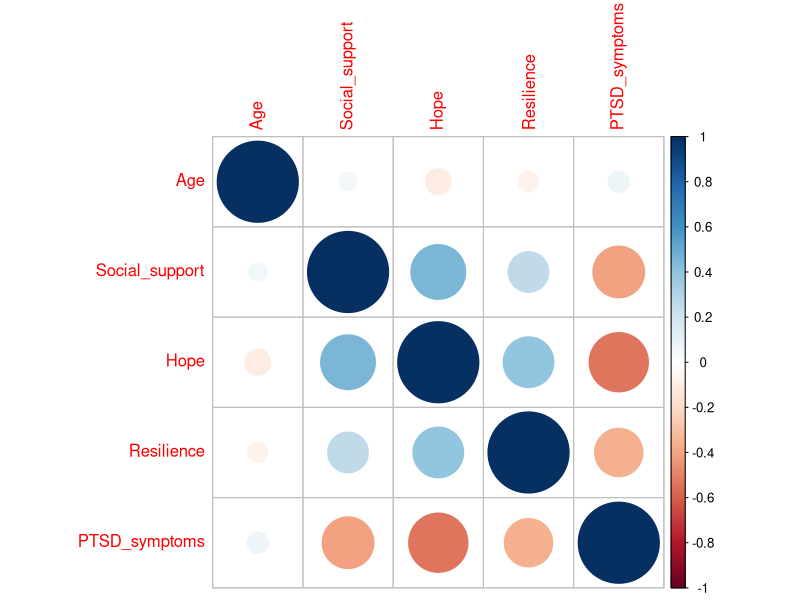
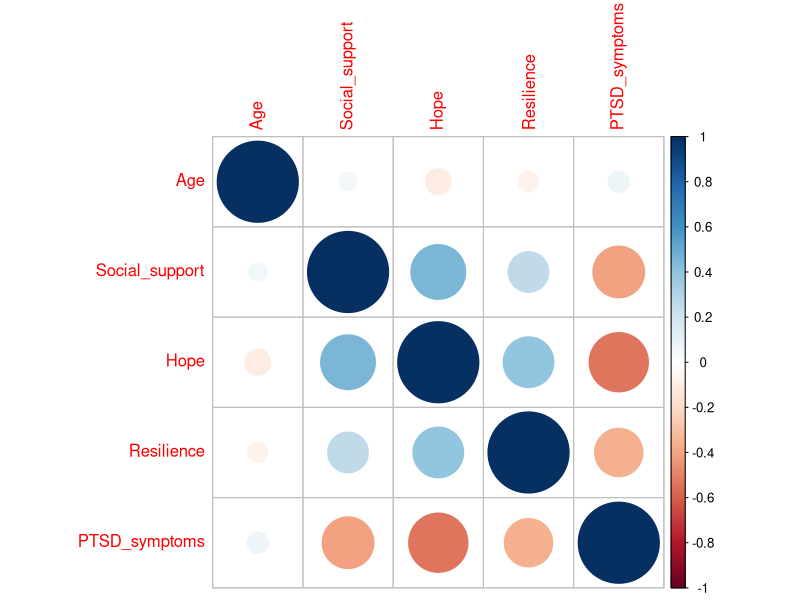
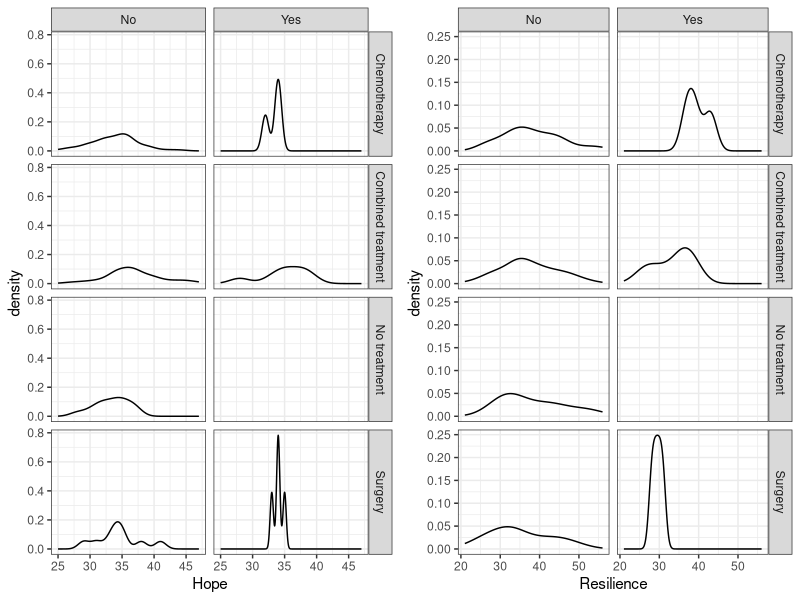
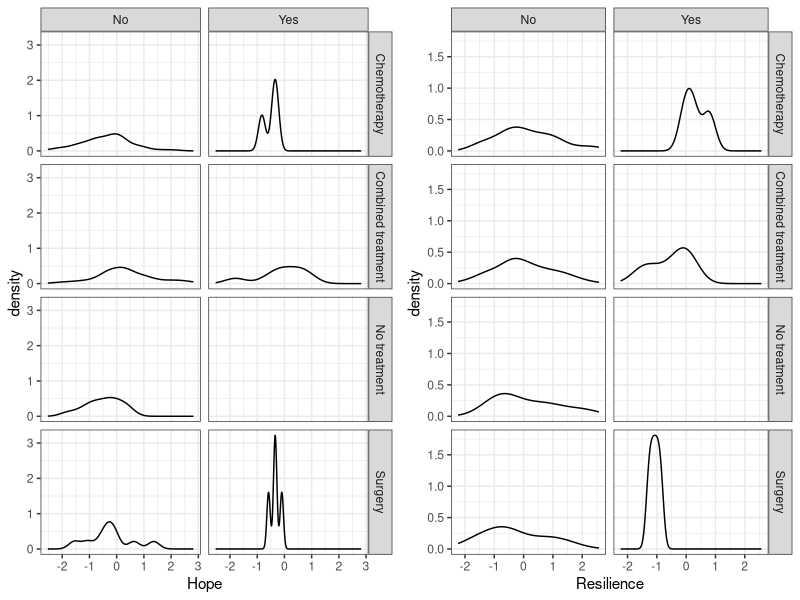
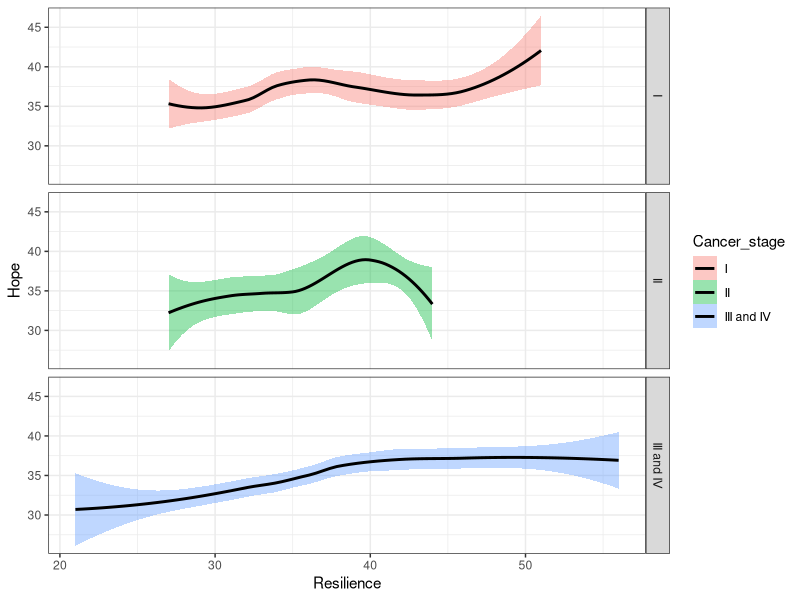
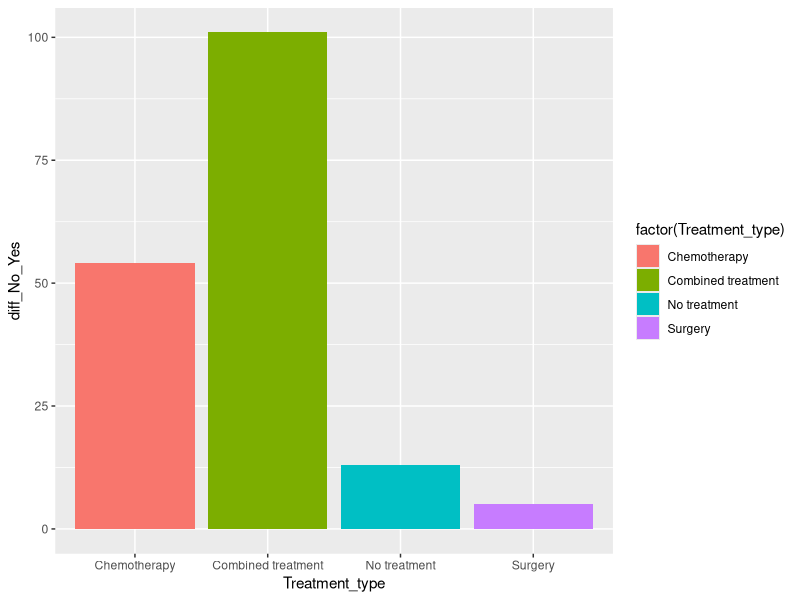
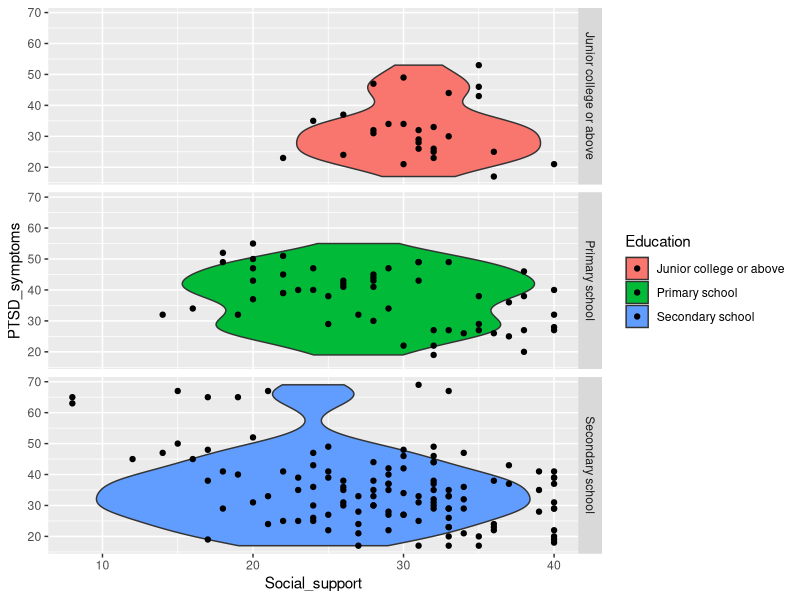
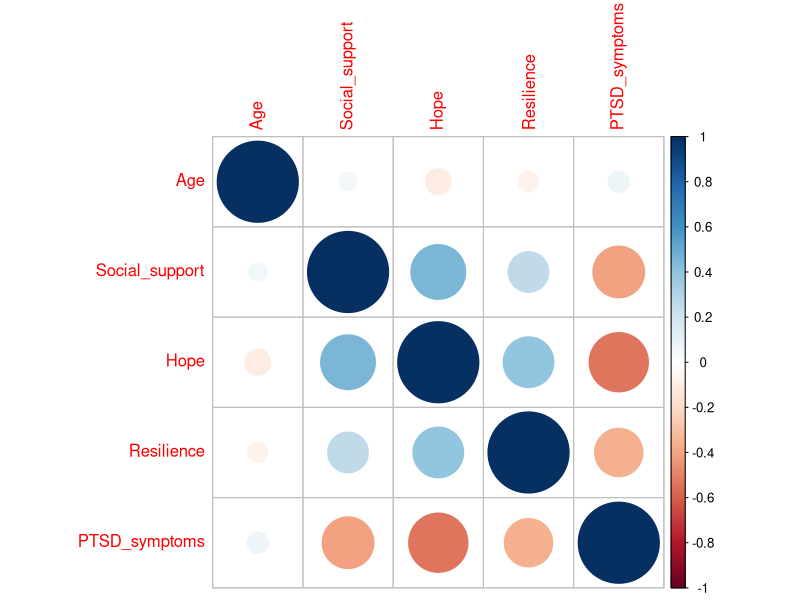

The R script that drew these images, in order: (Note: this script raises an error after producing the figures.)
## ---- chunk 1
library(readxl)
library(psych)
library(car)
library(ggplot2)
library(dplyr)
library(gridExtra)
library(cowplot)
library(Hmisc)
library(multcomp)
library(corrplot)
## ---- chunk 2
data <- read_excel('Data/PTSR.xlsx')
colnames(data) = gsub(" ", "_", colnames(data))

data <- na.omit(data)
## ---- chunk 3
str(data)

num_data <- data[sapply(data, is.numeric)]
data_PTSR.cor <- cor(num_data, method = c("pearson"))
data_PTSR.cor
corrplot(data_PTSR.cor)
## ---- chunk 4
str(data)

num_data <- data[sapply(data, is.numeric)]
data_PTSR.cor = cor(num_data, method = c("pearson"))
data_PTSR.cor
corrplot(data_PTSR.cor)
## ---- chunk 5
p_Hope <- ggplot(data, aes(Hope)) +
  geom_density() +
  facet_grid(Treatment_type~Metastasis) +
  theme_bw()

p_Resilience <- ggplot(data, aes(Resilience)) +
  geom_density() +
  facet_grid(Treatment_type~Metastasis) +
  theme_bw()

plot_grid(p_Hope, p_Resilience)
## ---- chunk 6
#Разбиваем датасет на количесвенные и каочесвенные предикторы
data_nums <- data[grep("Social_support", colnames(data)) : 
                    grep("PTSD_symptoms", colnames(data))] %>% mutate(data[grep("Age", colnames(data))])

data_char <- data[grep("Marital_status", colnames(data)) : 
                    grep("Metastasis", colnames(data))] %>% mutate(data[grep("Marital_status_Education", colnames(data))])

#Нормализация min/max
normilize_1 <- function(x) {
  return(x - min(x)) / (max(x) - min(x))
}

#Нормализация методом Z-оценок 
normilize_2 <- function(x) {
  return((x - mean(x)) / sd(x))
}

#Нормализацуем
data_nums <- data_nums %>% summarise(across(everything(), normilize_1))
data_nums <- data_nums %>% summarise(across(everything(), normilize_2))

data_normalize <- data
#Заменяем значения в оригинальном датасете
data_normalize[,1] <- data_nums[,5] 
data_normalize[,8:11] <- data_nums[,1:4]

p_Hope_normalize <- ggplot(data_normalize, aes(Hope)) +
  geom_density() +
  facet_grid(Treatment_type~Metastasis) +
  theme_bw()

p_Resilience_normalize <- ggplot(data_normalize, aes(Resilience)) +
  geom_density() +
  facet_grid(Treatment_type~Metastasis) +
  theme_bw()

plot_grid(p_Hope_normalize, p_Resilience_normalize)
## ---- chunk 7
p_Hope_Resilience_Cancer_stage <- ggplot(data, aes(Resilience, Hope, fill = Cancer_stage)) +
  geom_smooth(color = "black") +
  facet_grid(Cancer_stage~.) + 
  theme_bw()
p_Hope_Resilience_Cancer_stage 
## ---- chunk 8
#Создадим новый dataframe, где опредилим такой показатель как 
#разность между количесвом имеющихся метастаз и их отсуствия в методе
data_group_treatment <- data %>% group_by(Treatment_type) %>% summarise(
  count_No_metastasis = sum(Metastasis == "No"),  count_Yes_metastasis = sum(Metastasis == "Yes"), 
  diff_No_Yes = sum(Metastasis == "No") - sum(Metastasis == "Yes")) 

#Для отображения эффективности методов лечения построим график
p_Treatment_diff_No_Yes_metastasis <- 
  ggplot(data = data_group_treatment, 
         aes(y = diff_No_Yes, x = Treatment_type, fill =  factor(Treatment_type))) + 
  geom_bar(stat = "identity")

p_Treatment_diff_No_Yes_metastasis
## ---- chunk 9
p_Social_support_PTSD_symptoms <- 
  ggplot(data = data, aes(Social_support, PTSD_symptoms, fill = Education)) + 
  geom_violin() + 
  geom_point() + 
  facet_grid(Education~.)
p_Social_support_PTSD_symptoms 
#Блинны-ны-ны ны-ны-ны
## ---- chunk 10
corrplot(data_PTSR.cor) 
## ---- chunk 11
model <- lm(PTSD_symptoms ~ Social_support:Hope + Resilience:Hope + Age, data = data_nums)
summary(model)
## ---- chunk 12
model_diag_original <- data.frame(fortify(model), data_nums) 
gg_resid_original <- ggplot(data = model_diag_original, aes(x = .fitted, y = .stdresid)) + 
  geom_point() + 
  geom_hline(yintercept = 0) +
  geom_smooth(method = "lm") +
  geom_hline(yintercept = 2, color = "red") +
  geom_hline(yintercept = -2, color = "red")  

gg_resid_original
## ---- chunk 13
res_1_original <- gg_resid_original + aes(x = Hope)
res_2_original <- gg_resid_original + aes(x = Resilience)
res_3_original <- gg_resid_original + aes(x = Social_support)
res_4_original <- gg_resid_original + aes(x = Age)

grid.arrange(res_1_original, res_2_original, res_3_original, res_4_original, nrow = 2)
## ---- chunk 14
model_1 <- lm(PTSD_symptoms ~ Social_support*Hope*Resilience + Age, data = data_nums)
summary(model_1) 
## ---- chunk 15
model_2 <- lm(PTSD_symptoms ~ Social_support*Hope + Resilience + Age, data = data_nums)
summary(model_2)
## ---- chunk 16
model_diag_model_2 <- data.frame(fortify(model_2), data_nums) 
gg_resid_model_2 <- ggplot(data = model_diag_model_2, aes(x = .fitted, y = .stdresid)) + 
  geom_point() + 
  geom_hline(yintercept = 0) +
  geom_smooth(method = "lm") +
  geom_hline(yintercept = 2, color = "red") +
  geom_hline(yintercept = -2, color = "red")  

gg_resid_model_2
## ---- chunk 17
data_nums_without_emissions <- data_nums %>% mutate(.stdresid = model_diag_model_2$.stdresid) %>% 
  filter(.stdresid < 1.999 & .stdresid > -1.999)

#Перестроим модель по той же схеме:
model_2_we <- lm(PTSD_symptoms ~ Social_support*Hope + Resilience + Age, data = data_nums_without_emissions)

#Постром график остатков снова
model_diag_model_2_without_emissions <- data.frame(fortify(model_2_we), data_nums_without_emissions)

model_diag_model_2_without_emissions <- data.frame(fortify(model_2_we), data_nums_without_emissions) 
gg_resid_model_2_without_emissions <- ggplot(data = model_diag_model_2_without_emissions, aes(x = .fitted, y = .stdresid)) + 
  geom_point() + 
  geom_hline(yintercept = 0) +
  geom_smooth(method = "lm") +
  geom_hline(yintercept = 2, color = "red") +
  geom_hline(yintercept = -2, color = "red") 

gg_resid_model_2_without_emissions
## ---- chunk 18
res_1_model_2 <- gg_resid_model_2_without_emissions + aes(x = Hope)
res_2_model_2 <- gg_resid_model_2_without_emissions + aes(x = Resilience)
res_3_model_2 <- gg_resid_model_2_without_emissions + aes(x = Social_support)
res_4_model_2 <- gg_resid_model_2_without_emissions + aes(x = Age)

grid.arrange(res_1_model_2, res_2_model_2, res_3_model_2, res_4_model_2, nrow = 2)
## ---- chunk 19
vif(model) #Неких значений болше 2 невыявлено. Ничего не удаляем. 

drop1(model_2_we, test = "F")

summary(model) #Еще теперь будем проверять значение p-value, чтобы не привести к его ухудшению (увеличению). 
## ---- chunk 20
model_3 <- update(model_2_we, .~. - Age)
drop1(model_3, test = "F")

summary(model_3)
## ---- chunk 21
model_4 <- update(model_3, .~. - Resilience)
drop1(model_4, test = "F")

summary(model_4)
## ---- chunk 22
model_diag_model_4 <- data.frame(fortify(model_4), data_nums_without_emissions) 
#График остатков
gg_resid_model_4 <- ggplot(data = model_diag_model_4, aes(x = .fitted, y = .stdresid)) + 
  geom_point() + 
  geom_hline(yintercept = 0) +
  geom_smooth(method = "lm") +
  geom_hline(yintercept = 2, color = "red") +
  geom_hline(yintercept = -2, color = "red")

gg_resid_model_4

#Анализа главных компонентов
res_1_model_4 <- gg_resid_model_4 + aes(x = Hope)
res_2_model_4 <- gg_resid_model_4 + aes(x = Social_support)
res_3_model_4 <- gg_resid_model_4 + aes(x = Resilience)
grid.arrange(res_1_model_4, res_2_model_4, res_3_model_4, nrow = 2)

qqPlot(model_diag_model_4$.stdresid)
## ---- chunk 23
predictions_data <- data.frame(
  Hope = seq(min(data$Hope), max(data$Hope), length.out = 100),
  Social_support = mean(data$Social_support))

predictions <- predict(model_4, newdata = predictions_data,  interval = 'confidence')
predictions_data <- data.frame(predictions_data, predictions)

Pl_predict <- ggplot(predictions_data, aes(x = Hope, y = fit)) +
  geom_ribbon(alpha = 0.2, aes(ymin = lwr, ymax = upr)) +
  geom_line()
Pl_predict 
## ---- chunk 24
predictions_data_test <- data.frame(
  Hope = data_nums_without_emissions$Hope,
  Social_support = data_nums_without_emissions$Social_support,
  PTSD_symptoms = data_nums_without_emissions$PTSD_symptoms)

predictions_test <- predict(model_4, newdata = predictions_data_test,  interval = 'confidence')
predictions_data_test <- data.frame(predictions_data_test, predictions_test)
View(predictions_data_test)
## ---- chunk 25
data$Cancer_stage <- factor(data$Cancer_stage)
model_disp <- lm(data = data, PTSD_symptoms ~ Cancer_stage)
summary(model_disp)
## ---- chunk 26
ggplot(data, aes(Cancer_stage, PTSD_symptoms, color = Cancer_stage)) + 
  stat_summary(fun.data = "mean_cl_normal") 
## ---- chunk 27
model_disp_anova <- Anova(model_disp)
model_disp_anova
## ---- chunk 28
model_disp_diag <- fortify(model_disp)
p_kuke <- ggplot(model_disp_diag, aes(x = 1:nrow(model_disp_diag), y = .cooksd)) + 
  geom_bar(stat = "identity") + 
  ggtitle("График расстояний Кука")
p_kuke 
## ---- chunk 29
p_remains <- ggplot(model_disp_diag, aes(x = Cancer_stage, y = .stdresid)) + 
  geom_boxplot() +
  geom_hline(yintercept = 0) +
  ggtitle("График остатков")
p_remains
## ---- chunk 30
qqPlot(model_disp, id = FALSE) #На концах графика видны сильные выбросы
## ---- chunk 31
post_hoch <- glht(model_disp, linfct = mcp(Cancer_stage = "Tukey"))
result_post_hoch <- summary(post_hoch)
result_post_hoch
## ---- chunk 32
predictions_data_disp <- data.frame(Cancer_stage = factor(levels(data$Cancer_stage), levels = levels(data$Cancer_stage)))
predictions_data_disp <- data.frame(predictions_data_disp,
                     predict(model_disp, newdata = predictions_data_disp, interval = "confidence")
)

gg_bars <- ggplot(data = predictions_data_disp, aes(x = Cancer_stage, y = fit)) +
  geom_bar(stat = "identity", aes(fill = Cancer_stage), width = 0.5) +
  geom_errorbar(aes(ymin = lwr, ymax = upr), width = 0.1)
gg_bars
